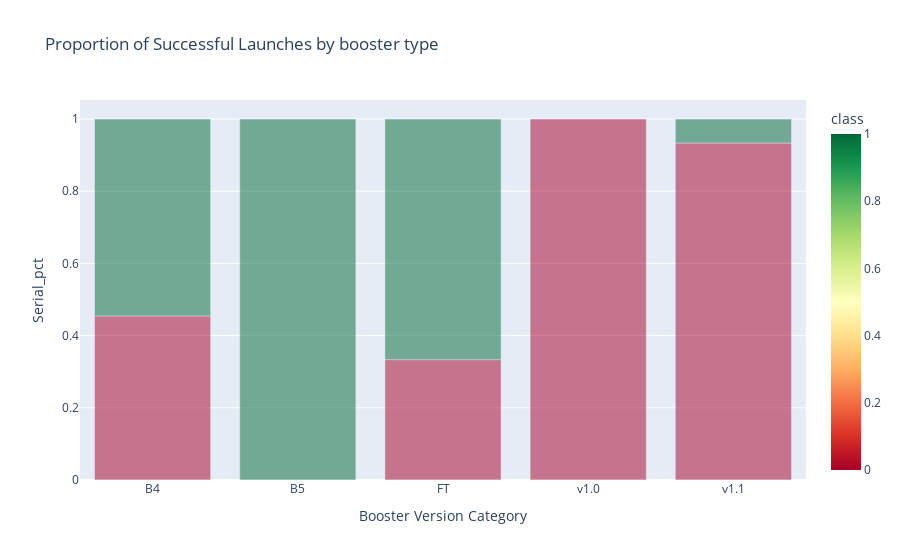

Notebook code cell kept with this figure:
### Code cell
px.bar(q,color='class',opacity=0.5,y='Serial_pct',x='Booster Version Category',title='Proportion of Successful Launches by booster category',color_continuous_scale='rdylgn')

### Figure 1 — Plotly figure (JSON) as saved in the notebook; plotly's stock layout.template omitted (floating-point values rounded to 4 significant figures)
{"data": [{"alignmentgroup": "True", "hovertemplate": "Booster Version Category=%{x}<br>Serial_pct=%{y}<br>class=%{marker.color}<extra></extra>", "legendgroup": "", "marker": {"color": [0, 1, 1, 0, 1, 0, 0, 1], "coloraxis": "coloraxis", "opacity": 0.5, "pattern": {"shape": ""}}, "name": "", "offsetgroup": "", "orientation": "v", "showlegend": false, "textposition": "auto", "type": "bar", "x": ["B4", "B4", "B5", "FT", "FT", "v1.0", "v1.1", "v1.1"], "xaxis": "x", "y": [0.4545, 0.5455, 1, 0.3333, 0.6667, 1, 0.9333, 0.06667], "yaxis": "y"}], "layout": {"autosize": true, "barmode": "relative", "coloraxis": {"colorbar": {"title": {"text": "class"}}, "colorscale": [[0, "rgb(165,0,38)"], [0.1, "rgb(215,48,39)"], [0.2, "rgb(244,109,67)"], [0.3, "rgb(253,174,97)"], [0.4, "rgb(254,224,139)"], [0.5, "rgb(255,255,191)"], [0.6, "rgb(217,239,139)"], [0.7, "rgb(166,217,106)"], [0.8, "rgb(102,189,99)"], [0.9, "rgb(26,152,80)"], [1, "rgb(0,104,55)"]]}, "legend": {"tracegroupgap": 0}, "title": {"text": "Proportion of Successful Launches by booster type"}, "xaxis": {"anchor": "y", "autorange": true, "domain": [0, 1], "range": [-0.5, 4.5], "title": {"text": "Booster Version Category"}, "type": "category"}, "yaxis": {"anchor": "x", "autorange": true, "domain": [0, 1], "range": [0, 1.053], "title": {"text": "Serial_pct"}, "type": "linear"}}}
